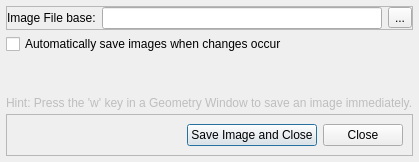
<?xml version="1.0" encoding="UTF-8"?>
<ui version="4.0">
 <class>ImageControlDialog</class>
 <widget class="QDialog" name="ImageControlDialog">
  <property name="geometry">
   <rect>
    <x>0</x>
    <y>0</y>
    <width>400</width>
    <height>162</height>
   </rect>
  </property>
  <property name="windowTitle">
   <string>Image Control</string>
  </property>
  <property name="modal">
   <bool>true</bool>
  </property>
  <layout class="QVBoxLayout" name="verticalLayout">
   <property name="spacing">
    <number>4</number>
   </property>
   <property name="margin">
    <number>6</number>
   </property>
   <item>
    <widget class="QFrame" name="frame">
     <property name="toolTip">
      <string>Images will append a #### (one more than the previous) before the extension</string>
     </property>
     <property name="frameShape">
      <enum>QFrame::StyledPanel</enum>
     </property>
     <property name="frameShadow">
      <enum>QFrame::Raised</enum>
     </property>
     <layout class="QHBoxLayout" name="horizontalLayout">
      <property name="margin">
       <number>0</number>
      </property>
      <item>
       <widget class="QLabel" name="label">
        <property name="text">
         <string>Image File base:</string>
        </property>
       </widget>
      </item>
      <item>
       <widget class="QLineEdit" name="imageLineEdit"/>
      </item>
      <item>
       <widget class="QToolButton" name="imageToolButton">
        <property name="text">
         <string>...</string>
        </property>
       </widget>
      </item>
     </layout>
    </widget>
   </item>
   <item>
    <widget class="QCheckBox" name="saveAnimationsCheckBox">
     <property name="text">
      <string>Automatically save images when changes occur</string>
     </property>
    </widget>
   </item>
   <item>
    <spacer name="verticalSpacer">
     <property name="orientation">
      <enum>Qt::Vertical</enum>
     </property>
     <property name="sizeHint" stdset="0">
      <size>
       <width>20</width>
       <height>40</height>
      </size>
     </property>
    </spacer>
   </item>
   <item>
    <widget class="QLabel" name="label_2">
     <property name="enabled">
      <bool>false</bool>
     </property>
     <property name="text">
      <string>Hint: Press the 'w' key in a Geometry Window to save an image immediately.</string>
     </property>
    </widget>
   </item>
   <item>
    <widget class="QFrame" name="frame_2">
     <property name="frameShape">
      <enum>QFrame::StyledPanel</enum>
     </property>
     <property name="frameShadow">
      <enum>QFrame::Raised</enum>
     </property>
     <layout class="QHBoxLayout" name="horizontalLayout_2">
      <item>
       <spacer name="horizontalSpacer">
        <property name="orientation">
         <enum>Qt::Horizontal</enum>
        </property>
        <property name="sizeHint" stdset="0">
         <size>
          <width>40</width>
          <height>20</height>
         </size>
        </property>
       </spacer>
      </item>
      <item>
       <widget class="QPushButton" name="saveAndCloseButton">
        <property name="text">
         <string>Save Image and Close</string>
        </property>
       </widget>
      </item>
      <item>
       <widget class="QPushButton" name="closeButton">
        <property name="text">
         <string>Close</string>
        </property>
       </widget>
      </item>
     </layout>
    </widget>
   </item>
  </layout>
 </widget>
 <resources/>
 <connections/>
</ui>
